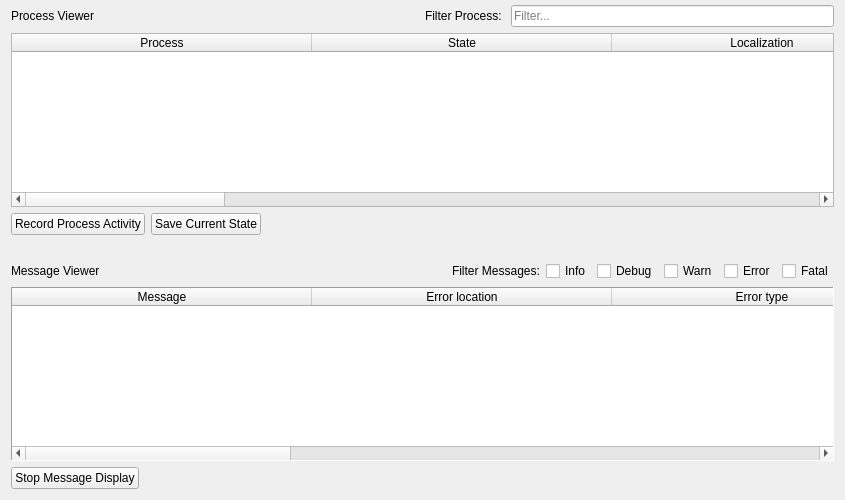
<?xml version="1.0" encoding="UTF-8"?>
<ui version="4.0">
 <class>processMonitor</class>
 <widget class="QWidget" name="processMonitor">
  <property name="geometry">
   <rect>
    <x>0</x>
    <y>0</y>
    <width>845</width>
    <height>500</height>
   </rect>
  </property>
  <property name="sizePolicy">
   <sizepolicy hsizetype="Preferred" vsizetype="Expanding">
    <horstretch>0</horstretch>
    <verstretch>0</verstretch>
   </sizepolicy>
  </property>
  <property name="windowTitle">
   <string>Form</string>
  </property>
  <property name="statusTip">
   <string>Allow the control and monitor of processes and messages</string>
  </property>
  <layout class="QGridLayout" name="gridLayout">
   <property name="topMargin">
    <number>5</number>
   </property>
   <item row="0" column="0">
    <layout class="QHBoxLayout" name="horizontalLayout">
     <item>
      <widget class="QLabel" name="label">
       <property name="text">
        <string>Process Viewer</string>
       </property>
      </widget>
     </item>
     <item>
      <spacer name="horizontalSpacer_3">
       <property name="orientation">
        <enum>Qt::Horizontal</enum>
       </property>
       <property name="sizeHint" stdset="0">
        <size>
         <width>40</width>
         <height>20</height>
        </size>
       </property>
      </spacer>
     </item>
     <item>
      <widget class="QLabel" name="label_4">
       <property name="text">
        <string>Filter Process: </string>
       </property>
      </widget>
     </item>
     <item>
      <widget class="QLineEdit" name="lineEdit">
       <property name="placeholderText">
        <string>Filter...</string>
       </property>
      </widget>
     </item>
    </layout>
   </item>
   <item row="6" column="0">
    <layout class="QHBoxLayout" name="horizontalLayout_4">
     <item>
      <widget class="QPushButton" name="pushButton_3">
       <property name="text">
        <string>Stop Message Display</string>
       </property>
       <property name="icon">
        <iconset resource="../resources/images.qrc">
         <normaloff>:/images/images/ic_pause_24px.svg</normaloff>:/images/images/ic_pause_24px.svg</iconset>
       </property>
      </widget>
     </item>
     <item>
      <spacer name="horizontalSpacer_5">
       <property name="orientation">
        <enum>Qt::Horizontal</enum>
       </property>
       <property name="sizeHint" stdset="0">
        <size>
         <width>40</width>
         <height>20</height>
        </size>
       </property>
      </spacer>
     </item>
    </layout>
   </item>
   <item row="4" column="0">
    <layout class="QHBoxLayout" name="horizontalLayout_2">
     <item>
      <widget class="QLabel" name="label_2">
       <property name="text">
        <string>Message Viewer</string>
       </property>
      </widget>
     </item>
     <item>
      <spacer name="horizontalSpacer">
       <property name="orientation">
        <enum>Qt::Horizontal</enum>
       </property>
       <property name="sizeType">
        <enum>QSizePolicy::Fixed</enum>
       </property>
       <property name="sizeHint" stdset="0">
        <size>
         <width>100</width>
         <height>20</height>
        </size>
       </property>
      </spacer>
     </item>
     <item>
      <spacer name="horizontalSpacer_2">
       <property name="orientation">
        <enum>Qt::Horizontal</enum>
       </property>
       <property name="sizeType">
        <enum>QSizePolicy::Expanding</enum>
       </property>
       <property name="sizeHint" stdset="0">
        <size>
         <width>15</width>
         <height>20</height>
        </size>
       </property>
      </spacer>
     </item>
     <item>
      <widget class="QLabel" name="label_3">
       <property name="text">
        <string>Filter Messages:</string>
       </property>
      </widget>
     </item>
     <item>
      <widget class="QCheckBox" name="checkBox">
       <property name="maximumSize">
        <size>
         <width>100</width>
         <height>16777215</height>
        </size>
       </property>
       <property name="text">
        <string>Info</string>
       </property>
      </widget>
     </item>
     <item>
      <widget class="QCheckBox" name="checkBox_2">
       <property name="maximumSize">
        <size>
         <width>100</width>
         <height>16777215</height>
        </size>
       </property>
       <property name="text">
        <string>Debug</string>
       </property>
      </widget>
     </item>
     <item>
      <widget class="QCheckBox" name="checkBox_3">
       <property name="maximumSize">
        <size>
         <width>100</width>
         <height>16777215</height>
        </size>
       </property>
       <property name="text">
        <string>Warn</string>
       </property>
      </widget>
     </item>
     <item>
      <widget class="QCheckBox" name="checkBox_5">
       <property name="maximumSize">
        <size>
         <width>100</width>
         <height>16777215</height>
        </size>
       </property>
       <property name="text">
        <string>Error</string>
       </property>
      </widget>
     </item>
     <item>
      <widget class="QCheckBox" name="checkBox_4">
       <property name="maximumSize">
        <size>
         <width>100</width>
         <height>16777215</height>
        </size>
       </property>
       <property name="text">
        <string>Fatal</string>
       </property>
      </widget>
     </item>
    </layout>
   </item>
   <item row="2" column="0">
    <layout class="QHBoxLayout" name="horizontalLayout_3">
     <item>
      <widget class="QPushButton" name="pushButton_2">
       <property name="text">
        <string>Record Process Activity</string>
       </property>
       <property name="icon">
        <iconset resource="../resources/images.qrc">
         <normaloff>:/images/images/ic_radio_button_on_24px.svg</normaloff>
         <activeoff>:/images/images/ic_pause_24px.svg</activeoff>
         <selectedoff>:/images/images/ic_pause_24px.svg</selectedoff>:/images/images/ic_radio_button_on_24px.svg</iconset>
       </property>
      </widget>
     </item>
     <item>
      <widget class="QPushButton" name="pushButton_4">
       <property name="text">
        <string>Save Current State</string>
       </property>
       <property name="icon">
        <iconset resource="../resources/images.qrc">
         <normaloff>:/images/images/ .svg</normaloff>:/images/images/ .svg</iconset>
       </property>
      </widget>
     </item>
     <item>
      <spacer name="horizontalSpacer_4">
       <property name="orientation">
        <enum>Qt::Horizontal</enum>
       </property>
       <property name="sizeHint" stdset="0">
        <size>
         <width>40</width>
         <height>20</height>
        </size>
       </property>
      </spacer>
     </item>
    </layout>
   </item>
   <item row="3" column="0">
    <spacer name="verticalSpacer">
     <property name="orientation">
      <enum>Qt::Vertical</enum>
     </property>
     <property name="sizeType">
      <enum>QSizePolicy::Minimum</enum>
     </property>
     <property name="sizeHint" stdset="0">
      <size>
       <width>5</width>
       <height>20</height>
      </size>
     </property>
    </spacer>
   </item>
   <item row="5" column="0">
    <widget class="QTableWidget" name="tableWidget">
     <property name="frameShape">
      <enum>QFrame::Panel</enum>
     </property>
     <property name="lineWidth">
      <number>1</number>
     </property>
     <property name="dragDropMode">
      <enum>QAbstractItemView::NoDragDrop</enum>
     </property>
     <property name="showGrid">
      <bool>true</bool>
     </property>
     <attribute name="horizontalHeaderDefaultSectionSize">
      <number>300</number>
     </attribute>
     <attribute name="verticalHeaderMinimumSectionSize">
      <number>220</number>
     </attribute>
     <column>
      <property name="text">
       <string>Message</string>
      </property>
     </column>
     <column>
      <property name="text">
       <string>Error location</string>
      </property>
     </column>
     <column>
      <property name="text">
       <string>Error type</string>
      </property>
     </column>
     <column>
      <property name="text">
       <string>Process</string>
      </property>
     </column>
     <column>
      <property name="text">
       <string>Hostname</string>
      </property>
     </column>
     <column>
      <property name="text">
       <string>Severity</string>
      </property>
     </column>
    </widget>
   </item>
   <item row="1" column="0">
    <widget class="QTableWidget" name="tableProcessViewer">
     <property name="focusPolicy">
      <enum>Qt::WheelFocus</enum>
     </property>
     <property name="contextMenuPolicy">
      <enum>Qt::CustomContextMenu</enum>
     </property>
     <attribute name="horizontalHeaderDefaultSectionSize">
      <number>300</number>
     </attribute>
     <column>
      <property name="text">
       <string>Process</string>
      </property>
     </column>
     <column>
      <property name="text">
       <string>State</string>
      </property>
     </column>
     <column>
      <property name="text">
       <string>Localization</string>
      </property>
     </column>
     <column>
      <property name="text">
       <string>ProcessID</string>
      </property>
     </column>
     <column>
      <property name="text">
       <string>StartTime</string>
      </property>
     </column>
     <column>
      <property name="text">
       <string>EndTime</string>
      </property>
     </column>
     <column>
      <property name="text">
       <string>CPU%</string>
      </property>
     </column>
     <column>
      <property name="text">
       <string>Threads</string>
      </property>
     </column>
    </widget>
   </item>
  </layout>
 </widget>
 <resources>
  <include location="../resources/images.qrc"/>
 </resources>
 <connections/>
</ui>
